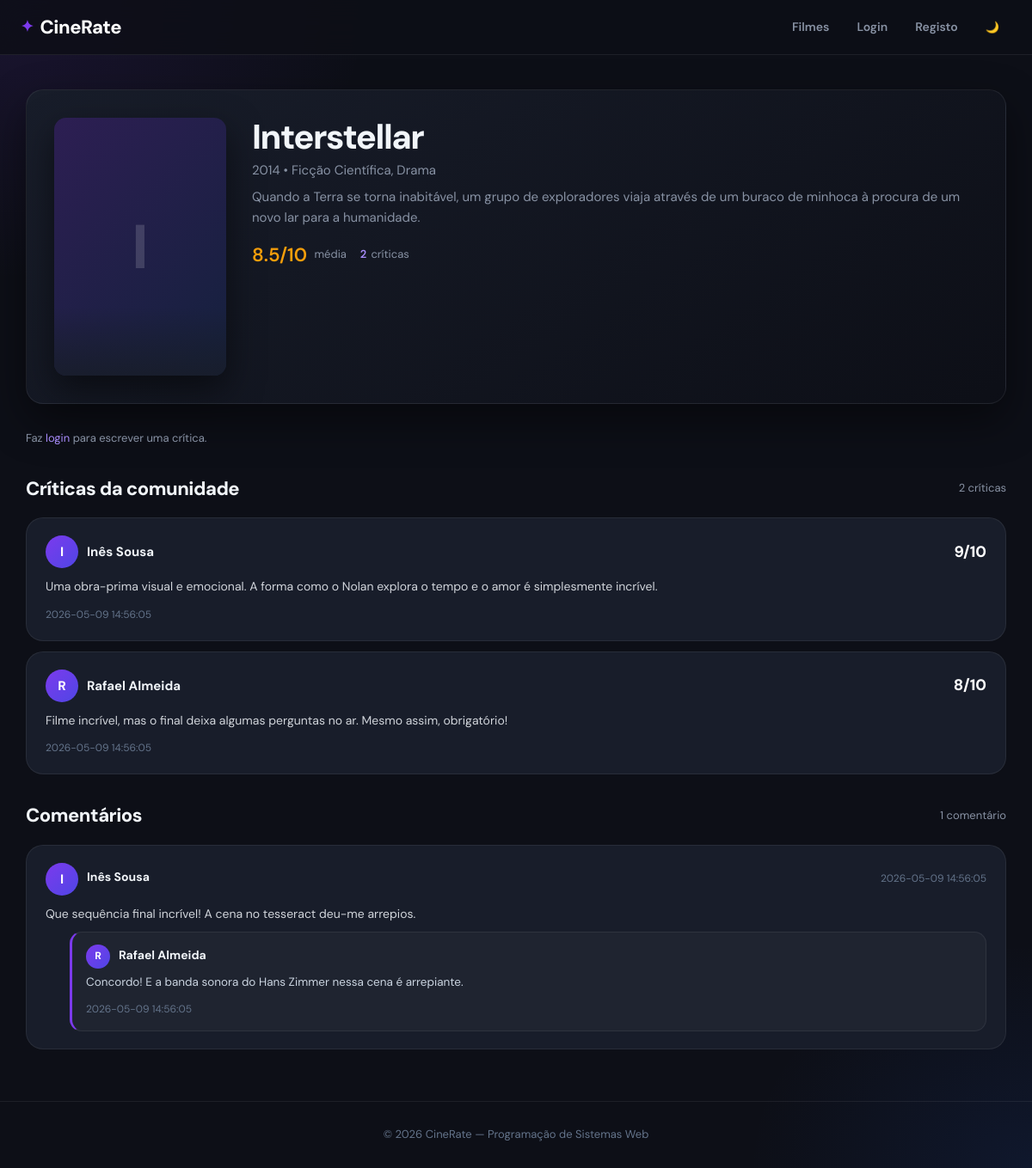
Page /pages/movie.php?id=1 on the committed database.
### tables this page shows
CREATE TABLE IF NOT EXISTS movies (
                                      id          INT           AUTO_INCREMENT PRIMARY KEY,
                                      title       VARCHAR(150)  NOT NULL,                           
    year        INT           DEFAULT NULL,                       
    genre       VARCHAR(100)  DEFAULT NULL,                       
    description TEXT,                                             
    image       VARCHAR(255)  DEFAULT NULL,                       
    created_at  TIMESTAMP     DEFAULT CURRENT_TIMESTAMP           
    );

CREATE TABLE IF NOT EXISTS reviews (
                                       id          INT   AUTO_INCREMENT PRIMARY KEY,
                                       user_id     INT   NOT NULL,                                   
                                       movie_id    INT   NOT NULL,                                   
                                       rating      INT   NOT NULL CHECK (rating BETWEEN 1 AND 10),  
    review_text TEXT  NOT NULL,                                   
    created_at  TIMESTAMP DEFAULT CURRENT_TIMESTAMP,              

 
    FOREIGN KEY (user_id)  REFERENCES users(id)  ON DELETE CASCADE,
    FOREIGN KEY (movie_id) REFERENCES movies(id) ON DELETE CASCADE,

     
    UNIQUE KEY unique_user_movie (user_id, movie_id)
    );

CREATE TABLE IF NOT EXISTS users (
                                     id            INT           AUTO_INCREMENT PRIMARY KEY,
                                     name          VARCHAR(100)  NOT NULL,                         
    email         VARCHAR(150)  NOT NULL UNIQUE,                  
    password      VARCHAR(255)  NOT NULL,                         
    bio           TEXT,                                           
    photo         VARCHAR(255)  DEFAULT NULL,                     
    role          ENUM('user','admin') DEFAULT 'user',            
    theme         ENUM('light','dark') DEFAULT 'dark',            
    reset_token   VARCHAR(64)   DEFAULT NULL,                     
    reset_expires DATETIME      DEFAULT NULL,                     
    created_at    TIMESTAMP     DEFAULT CURRENT_TIMESTAMP         
    );

CREATE TABLE IF NOT EXISTS comments (
                                        id                INT  AUTO_INCREMENT PRIMARY KEY,
                                        user_id           INT  NOT NULL,                              
                                        movie_id          INT  NOT NULL,                              
                                        parent_comment_id INT  NULL DEFAULT NULL,                     
                                        comment_text      TEXT NOT NULL,                              
                                        created_at        TIMESTAMP DEFAULT CURRENT_TIMESTAMP,        

                                        FOREIGN KEY (user_id)           REFERENCES users(id)    ON DELETE CASCADE,
    FOREIGN KEY (movie_id)          REFERENCES movies(id)   ON DELETE CASCADE,
     
    FOREIGN KEY (parent_comment_id) REFERENCES comments(id) ON DELETE CASCADE
    );

### pages/movie.php (the view, shortened to what this page needs)
<?php
require_once '../config/db.php';
$movie_id = (int) $_GET['id'];
$stmt = $pdo->prepare("SELECT * FROM movies WHERE id = ?");
$stmt->execute([$movie_id]);
$movie = $stmt->fetch(PDO::FETCH_ASSOC);
$stmt = $pdo->prepare("
    SELECT reviews.*, users.id AS user_id, users.name
    FROM reviews
    JOIN users ON reviews.user_id = users.id
    WHERE reviews.movie_id = ?
    ORDER BY reviews.created_at DESC
");
$stmt->execute([$movie_id]);
$reviews = $stmt->fetchAll(PDO::FETCH_ASSOC);
$stmtAvg = $pdo->prepare("
    SELECT AVG(rating) AS avg_rating, COUNT(*) AS total_reviews
    FROM reviews
    WHERE movie_id = ?
");
$stmtAvg->execute([$movie_id]);
$ratingData = $stmtAvg->fetch(PDO::FETCH_ASSOC);
$stmt = $pdo->prepare("
    SELECT comments.*, users.id AS user_id, users.name
    FROM comments
    JOIN users ON comments.user_id = users.id
    WHERE comments.movie_id = ?
      AND comments.parent_comment_id IS NULL
    ORDER BY comments.created_at DESC
");
$stmt->execute([$movie_id]);
$comments = $stmt->fetchAll(PDO::FETCH_ASSOC);
?>
<?php include '../includes/header.php'; ?>
    <main class="container">
        <section class="movie-detail">
            <div class="detail-poster">
                <?php if (!empty($movie['image'])): ?>
                    <img
                            src="/cinerate/assets/uploads/<?= htmlspecialchars($movie['image']) ?>"
                            alt="Poster de <?= htmlspecialchars($movie['title']) ?>">
                <?php else: ?>
                    <div class="movie-poster" style="height:100%; font-size:72px; display:grid; place-items:center;">
                        <?= strtoupper(substr(htmlspecialchars($movie['title']), 0, 1)) ?>
                    </div>
                <?php endif; ?>
            </div>
            <div class="movie-detail-info">
                <h1><?= htmlspecialchars($movie['title']) ?></h1>
                <p class="text-muted">
                    <?= htmlspecialchars($movie['year']) ?>
                    &bull;
                    <?= htmlspecialchars($movie['genre']) ?>
                </p>
                <p><?= nl2br(htmlspecialchars($movie['description'])) ?></p>
                <div class="detail-meta" style="margin-top:14px;">
                <span>
                    <strong style="color:var(--gold); font-size:22px;">
                        <?= $ratingData['total_reviews'] > 0
                                ? round($ratingData['avg_rating'], 1) . '/10'
                                : '—' ?>
                    </strong>
                    &nbsp;média
                </span>
                    <span>
                    <strong><?= (int) $ratingData['total_reviews'] ?></strong>
                    <?= $ratingData['total_reviews'] === 1 ? 'crítica' : 'críticas' ?>
                </span>
                </div>
            </div>
        </section>
        <?php if (isset($_SESSION['user_id'])): ?>
            <section class="auth-card" style="margin-bottom:30px;">
                <h2>Escrever Crítica</h2>
                <form action="../actions/review_action.php" method="POST" class="form" novalidate>
                    <input type="hidden" name="movie_id" value="<?= $movie_id ?>">
                    <input
                            type="number"
                            name="rating"
                            min="1"
                            max="10"
                            placeholder="Nota de 1 a 10"
                            required>
                    <textarea
                            name="review_text"
                            placeholder="Partilha a tua opinião sobre o filme..."
                            required></textarea>
                    <button type="submit" class="btn">Publicar Crítica</button>
                </form>
            </section>
        <?php else: ?>
            <p class="text-muted mt-16" style="margin-bottom:24px;">
                Faz <a href="login.php">login</a> para escrever uma crítica.
            </p>
        <?php endif; ?>
        <section class="reviews">
            <div class="section-header">
                <h2>Críticas da comunidade</h2>
                <span class="text-muted"><?= count($reviews) ?> <?= count($reviews) === 1 ? 'crítica' : 'críticas' ?></span>
            </div>
            <?php foreach ($reviews as $review): ?>
                <article class="review-card">
                    <div class="review-header">
                        <div class="review-user-info">
                            <div class="avatar">
                                <?= strtoupper(substr(htmlspecialchars($review['name']), 0, 1)) ?>
                            </div>
                            <a href="user_profile.php?id=<?= (int) $review['user_id'] ?>" class="review-user">
                                <?= htmlspecialchars($review['name']) ?>
                            </a>
                        </div>
                        <span class="review-score"><?= (int) $review['rating'] ?>/10</span>
                    </div>
                    <p><?= nl2br(htmlspecialchars($review['review_text'])) ?></p>
                    <div class="review-footer">
                        <small><?= htmlspecialchars($review['created_at']) ?></small>
                    </div>
                </article>
            <?php endforeach; ?>
        </section>
        <section class="comments-section">
            <div class="section-header">
                <h2>Comentários</h2>
                <span class="text-muted"><?= count($comments) ?> <?= count($comments) === 1 ? 'comentário' : 'comentários' ?></span>
            </div>
            <?php foreach ($comments as $comment): ?>
                <article class="comment-card">
                    <div class="review-header">
                        <div class="review-user-info">
                            <div class="avatar">
                                <?= strtoupper(substr(htmlspecialchars($comment['name']), 0, 1)) ?>
                            </div>
                            <a href="user_profile.php?id=<?= (int) $comment['user_id'] ?>">
                                <strong><?= htmlspecialchars($comment['name']) ?></strong>
                            </a>
                        </div>
                        <small><?= htmlspecialchars($comment['created_at']) ?></small>
                    </div>
                    <p><?= nl2br(htmlspecialchars($comment['comment_text'])) ?></p>
                    <?php
                    $stmtReplies = $pdo->prepare("
                    SELECT comments.*, users.id AS user_id, users.name
                    FROM comments
                    JOIN users ON comments.user_id = users.id
                    WHERE comments.parent_comment_id = ?
                    ORDER BY comments.created_at ASC
                ");
                    $stmtReplies->execute([(int) $comment['id']]);
                    $replies = $stmtReplies->fetchAll(PDO::FETCH_ASSOC);
                    ?>
                    <?php foreach ($replies as $reply): ?>
                        <div class="reply-card">
                            <div class="review-user-info" style="margin-bottom:6px;">
                                <div class="avatar" style="width:28px; height:28px; font-size:12px;">
                                    <?= strtoupper(substr(htmlspecialchars($reply['name']), 0, 1)) ?>
                                </div>
                                <a href="user_profile.php?id=<?= (int) $reply['user_id'] ?>">
                                    <strong><?= htmlspecialchars($reply['name']) ?></strong>
                                </a>
                            </div>
                            <p><?= nl2br(htmlspecialchars($reply['comment_text'])) ?></p>
                            <small><?= htmlspecialchars($reply['created_at']) ?></small>
                        </div>
                    <?php endforeach; ?>
                </article>
            <?php endforeach; ?>
        </section>
    </main>
<?php include '../includes/footer.php'; ?>

### includes/header.php (shortened to what this page needs)
<?php
$theme = $_SESSION['user_theme'] ?? 'dark';
?>
<!DOCTYPE html>
<html lang="pt-PT">
<head>
    <link rel="stylesheet" href="/cinerate/assets/css/style.css?v=<?= time() ?>">
</head>
<body class="<?= htmlspecialchars($theme) ?>">
<header class="site-header">
    <nav class="navbar">
        <a href="/cinerate/index.php" class="logo">CineRate</a>
        <div class="nav-links">
            <a href="/cinerate/pages/movies.php">Filmes</a>
            <?php if (isset($_SESSION['user_id'])): ?>
                <?php if (isset($_SESSION['user_role']) && $_SESSION['user_role'] === 'admin'): ?>
                    <a href="/cinerate/pages/add_movie.php">Adicionar Filme</a>
                <?php endif; ?>
                <a href="/cinerate/pages/profile.php">Perfil</a>
                <a href="/cinerate/actions/logout.php">Sair</a>
            <?php else: ?>
                <a href="/cinerate/pages/login.php">Login</a>
                <a href="/cinerate/pages/register.php">Registo</a>
            <?php endif; ?>
            <button
                    id="theme-toggle"
                    class="btn btn-ghost btn-small"
                    onclick="toggleTheme()"
                    aria-label="Mudar tema"
                    title="Alternar tema claro/escuro">
                🌙
            </button>
        </div>
    </nav>
</header>

### includes/footer.php (shortened to what this page needs)
<footer class="site-footer">
    <p>&copy; 2026 CineRate &mdash; Programação de Sistemas Web</p>
</footer>
</body>
</html>

### rows in the picture
movies: title "I", title "Interstellar", year "2014", genre "Ficção Científica, Drama", description "Quando a Terra se torna inabitável, um grupo de exploradores viaja através de um buraco de minhoca à procura de um novo lar para a humanidade."
reviews: user.name "I", user.name "Inês Sousa", rating "9", review_text "Uma obra-prima visual e emocional. A forma como o Nolan explora o tempo e o amor é simplesmente incrível.", created_at "2026-05-09 14:56:05"
reviews: user.name "R", user.name "Rafael Almeida", rating "8", review_text "Filme incrível, mas o final deixa algumas perguntas no ar. Mesmo assim, obrigatório!", created_at "2026-05-09 14:56:05"
comments: user.name "I", user.name "Inês Sousa", created_at "2026-05-09 14:56:05", comment_text "Que sequência final incrível! A cena no tesseract deu-me arrepios."
comments: user.name "R", user.name "Rafael Almeida", comment_text "Concordo! E a banda sonora do Hans Zimmer nessa cena é arrepiante.", created_at "2026-05-09 14:56:05"

### other values in the picture
$ratingData['avg_rating'] "8.5"
$ratingData['total_reviews'] "2"
count($reviews) "2"
count($comments) "1"
